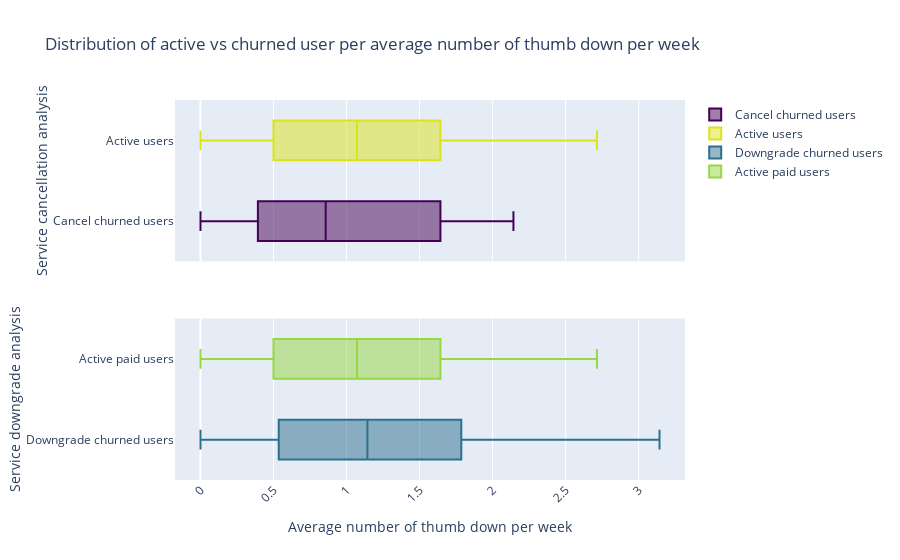

Here is the notebook cell this chart was saved with:
### Code cell
fig = make_subplots(rows=2, cols=1, shared_xaxes=True)

fig.append_trace(go.Box(
    x=avg_week_churn_service['avg_thumb_down_week'].unique(),
    name='Cancel churned users',
    marker=dict(
        color='rgb(68, 1, 84)'
    )
),1,1)
fig.append_trace(go.Box(
    x=avg_week_no_churn['avg_thumb_down_week'].unique(),
    name='Active users',
    marker=dict(
        color='rgb(220, 227, 25)'
    )
),1,1)
fig.append_trace(go.Box(
    x=avg_week_churn_paid['avg_thumb_down_week'].unique(),
    name='Downgrade churned users',
    marker=dict(
        color='rgb(45, 112, 142)'
    ),
),2, 1)
fig.append_trace(go.Box(
    x=avg_week_no_churn[avg_week_no_churn['level']=='paid']['avg_thumb_down_week'].unique(),
    name='Active paid users',
    marker=dict(
        color='rgb(149, 216, 64)'
    ),
),2, 1)

fig.layout.update(go.Layout(
    title_text="Distribution of active vs churned user per average number of thumb down per week",
    barmode='group',
    showlegend=True
))
fig.update_xaxes(title_text="Average number of thumb down per week", tickangle=-45, row=2, col=1)
fig.update_yaxes(title_text="Service cancellation analysis", row=1, col=1)
fig.update_yaxes(title_text="Service downgrade analysis", row=2, col=1)

fig.show()

### Figure 1 — Plotly figure (JSON) as saved in the notebook; plotly's stock layout.template omitted (floating-point values rounded to 4 significant figures)
{"data": [{"marker": {"color": "rgb(68, 1, 84)"}, "name": "Cancel churned users", "type": "box", "x": [0.7143, 0.1429, 0, 0.5714, 0.2857, 0.8571, 1.143, 1, 0.4286, 2.143, 2, 1.857, 1.571], "xaxis": "x", "yaxis": "y"}, {"marker": {"color": "rgb(220, 227, 25)"}, "name": "Active users", "type": "box", "x": [0, 0.2857, 0.1429, 0.7143, 0.5714, 0.4286, 1, 1.429, 1.714, 1.143, 1.286, 0.8571, 1.571, 1.857, 2.714, 2.429], "xaxis": "x", "yaxis": "y"}, {"marker": {"color": "rgb(45, 112, 142)"}, "name": "Downgrade churned users", "type": "box", "x": [0.1429, 1.143, 0.2857, 0, 1.714, 1, 1.286, 0.7143, 1.571, 0.8571, 2.143, 0.5714, 0.4286, 1.429, 2.286, 2, 3.143], "xaxis": "x2", "yaxis": "y2"}, {"marker": {"color": "rgb(149, 216, 64)"}, "name": "Active paid users", "type": "box", "x": [0, 0.1429, 0.7143, 0.2857, 0.5714, 0.4286, 1.429, 1.714, 1, 1.143, 1.286, 0.8571, 1.571, 1.857, 2.714, 2.429], "xaxis": "x2", "yaxis": "y2"}], "layout": {"barmode": "group", "showlegend": true, "title": {"text": "Distribution of active vs churned user per average number of thumb down per week"}, "xaxis": {"anchor": "y", "domain": [0, 1], "matches": "x2", "showticklabels": false}, "xaxis2": {"anchor": "y2", "domain": [0, 1], "tickangle": -45, "title": {"text": "Average number of thumb down per week"}}, "yaxis": {"anchor": "x", "domain": [0.575, 1], "title": {"text": "Service cancellation analysis"}}, "yaxis2": {"anchor": "x2", "domain": [0, 0.425], "title": {"text": "Service downgrade analysis"}}}}
